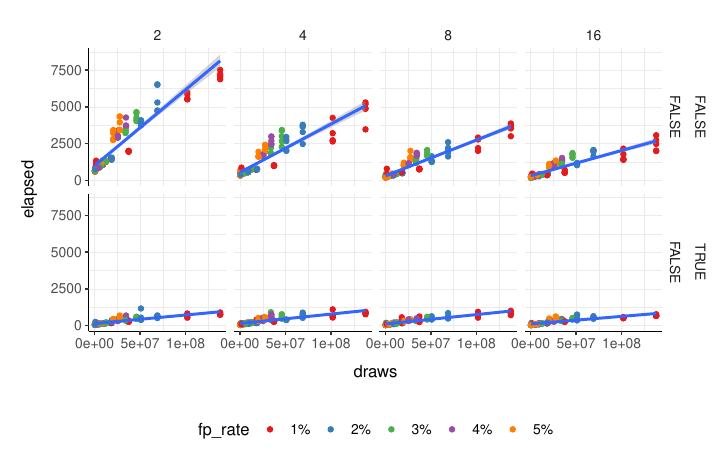

The script that saved this image:
library(tidyverse)

my_theme =
	theme_bw() +
	theme(
		panel.border = element_blank(),
		axis.line = element_line(),
		panel.grid.major = element_line(size = 0.2),
		panel.grid.minor = element_line(size = 0.1),
		text = element_text(size=12),
		legend.position="bottom",
		aspect.ratio=1,
		strip.background = element_blank(),
		axis.title.x  = element_text(margin = margin(t = 10, r = 10, b = 10, l = 10)),
		axis.title.y  = element_text(margin = margin(t = 10, r = 10, b = 10, l = 10))
	)

read_csv("dev/elapsed_data.csv") %>%
	filter(FDR<1) %>%
	ggplot(aes(x = draws, y=memory)) +
	geom_point(aes(color=fp_rate)) +
	geom_smooth(method = "lm") +
	facet_grid(approximate_posterior_inference + approximate_posterior_analysis ~cores) +
	my_theme

(read_csv("dev/elapsed_data.csv") %>%
	filter(approximate_posterior_analysis==F) %>%
	filter(FDR<1) %>%
	ggplot(aes(x = draws, y=elapsed)) +
	geom_point(aes(color=fp_rate)) +
	geom_smooth(method = "lm") +
	facet_grid(approximate_posterior_inference + approximate_posterior_analysis ~cores) +
	scale_colour_brewer(palette = "Set1") +
	my_theme) %>%
	ggsave(
		"dev/performances.pdf",
		plot = .,
		device = "pdf",
		useDingbats=FALSE,
		width=183,
		height = 120,
		units = "mm"
	)

read_csv("dev/elapsed_data.csv") %>%
	filter(FDR<1) %>%
	nest(data = -c(bayes)) %>%
	mutate(fit = map(.x=data,~lm(memory ~ draws, data = .x))) %>%
	{map(.$fit, summary)}
